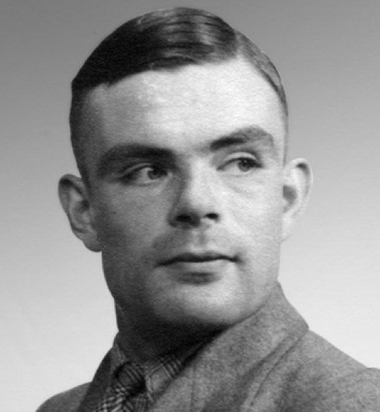
%> input picture AI/Matlab - ML/P6/turing.png, 380 x 412 px
$ octave P62.m   (GNU Octave 9; MATLAB toolbox functions it lacks are replaced by stand-ins)
%> lines starting %> are read from the running program, lines starting %| are printed output that depends on the picture
### AI/Matlab - ML/P6/p6/elegirK.m
function [k] = elegirK(lambda, variabilidad)
%ELEGIRK Summary of this function goes here
%   Detailed explanation goes here
[n,m]=size(lambda);
k=0;
valoresPropios=max(lambda);

    for i=1:m
        valVar=((sum(valoresPropios(1:i)))/sum(valoresPropios));
        if((valVar*100)>=variabilidad && k==0)
                k=i;
        end
    end
end

### AI/Matlab - ML/P6/P62.m
%% Practica 6.2: PCA

clear all
close all

% Leer la imagen
I = imread('turing.png');
%> I is the input picture: size 412x380x3 uint16; min 348, max 61935, mean 36189.5

% Convertirla a blanco y negro
BW = rgb2gray(I);

% Convertir los datos a double
X=im2double(BW);

% graficar la imagen
figure(1);
colormap(gray);
imshow(X);
axis off;

%% SVD
[U,S,V] = svd(X);
Vt=transpose(V);
%% Graficar las primeras 5 componentes
for k = 1:5
    figure(2);
    imshow(U(:,k)*S(k,k)*Vt(k,:));
    colormap(gray);
    axis off;
end
%> this loop made 5 passes
%> pass 1, `imshow(U(:,k)*S(k,k)*Vt(k,:));`:
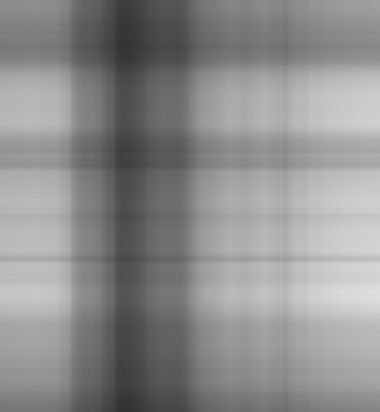
%> displayed picture: size 412x380, on the screen's scale of 0 to 255; min 50, max 223, mean 140.9
%> pass 2, `imshow(U(:,k)*S(k,k)*Vt(k,:));`:
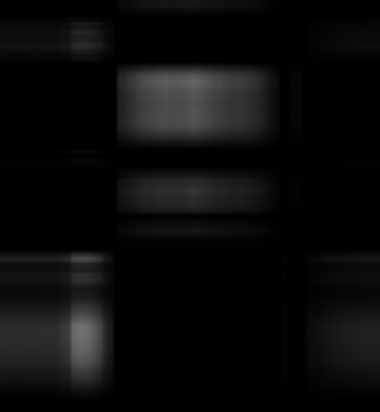
%> displayed picture: size 412x380, on the screen's scale of 0 to 255; min 0, max 112, mean 10.8

%% Graficar la reconstrucci�n con las primeras 1, 2, 5, 10, 20, y total
% de componentes
for k = [1 2 5 10 20 rank(X)]
    figure(3);
    imshow(U(:,1:k)*S(1:k,1:k)*Vt(1:k,:));
    colormap(gray);
    axis off;
end
%> this loop made 6 passes
%> k on passes 3 to 6: 5, 10, 20, 380
%> pass 2, `imshow(U(:,1:k)*S(1:k,1:k)*Vt(1:k,:));`:
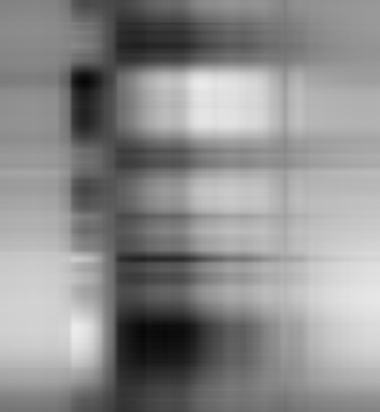
%> displayed picture: size 412x380, on the screen's scale of 0 to 255; min 6, max 235, mean 140.9
%% Graficar la reconsrtucci�n con las primeras k componentes
[k]=elegirK(S, 90);
%> in elegirK, `valoresPropios=max(lambda);`: valoresPropios = 380 values, max 226.9 at index 1, min 0.000744 at index 380, mean 1.39
%> the loop in elegirK, `for i=1:m` made 380 passes
%> valVar on passes 1 to 12: 0.431, 0.522, 0.56, 0.596, 0.623, 0.65, 0.671, 0.688, 0.703, 0.715, 0.727, 0.737
%> k = 51
figure(4);
imshow(U(:,1:k)*S(1:k,1:k)*Vt(1:k,:));
colormap(gray);
axis off;
%% Calcular y mostrar el ahorro en espacio
[m,n]=size(X);
%> m = 412; n = 380
R=(m*n)./ (k*(m+n))
%> R = 3.88

figure(3);
plot((m*n)./ ((1:1:k)*(m+n)));
xlabel ('K');
ylabel ('R');
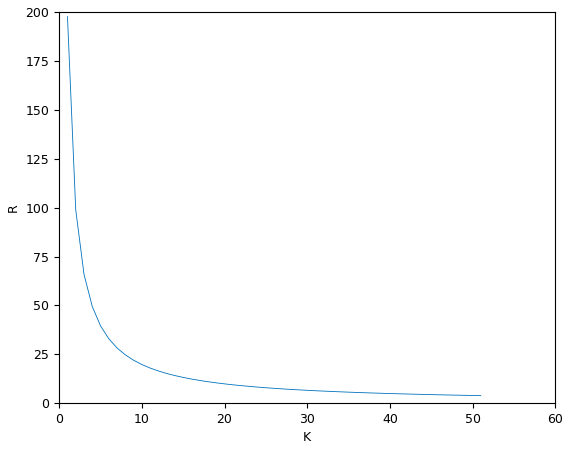
%> figure redrawn from the program's plot data; curve peaks at x = 1, y = 197.7
